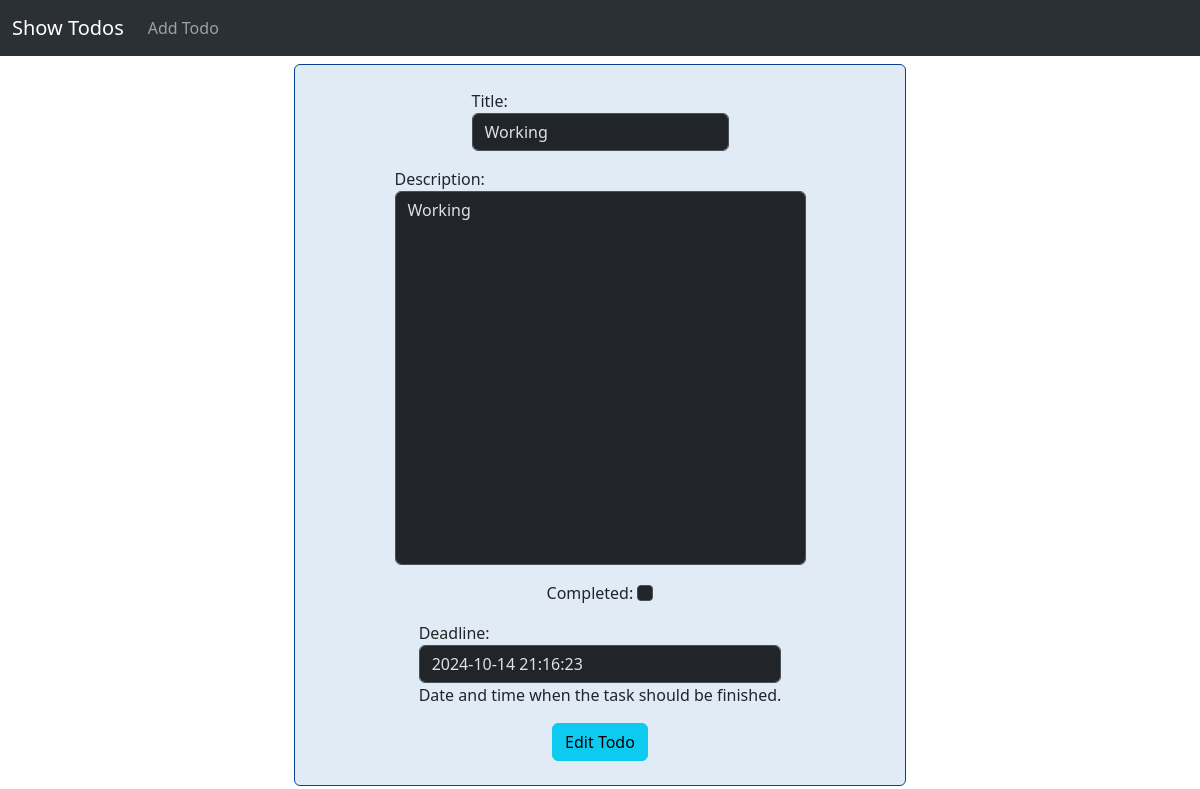
The page /edit-todo/6 on the database its author committed.
### todos/models.py (models this page shows, shortened)
class TodoModel(models.Model):
    title = models.CharField(max_length=100)
    description = models.TextField()
    completed = models.BooleanField(default=False)
    deadline = models.DateTimeField(default=timezone.localtime(), validators=[MinValueValidator(limit_value=timezone.now())])
    class Meta:
        ordering = ["deadline"]
        verbose_name = "Todo"
        verbose_name_plural = "Todos"

### todos/views.py (the view, shortened to what this page needs)
# urls.py: path('edit-todo/<int:id>', views.EditTodo.as_view(), name="editTodo"),
class EditTodo(View):
    template_url = 'todos/editTodo.html'
    def get(self, request, id):
        form = AddTodoForm(instance=TodoModel.objects.get(id=id))
        return render(request, self.template_url, {"form": form})

### templates/todos/editTodo.html (shortened to what this page needs)
{% extends "include/base.html" %}
{% block Content %}
    <form class="rounded-2 d-flex flex-column p-4 m-2 align-items-center col-6 border border-primary-subtle"
          style="background-color: hsl(210, 50%, 92%);"
          method="post" data-bs-theme="dark">
        {{ form.as_p }}
        <button type="submit" class="btn btn-info">Edit Todo</button>
    </form>
{% endblock %}

### rows shown on the page
TodoModel: title "Working", description "Working", deadline "2024-10-14 21:16:23"
